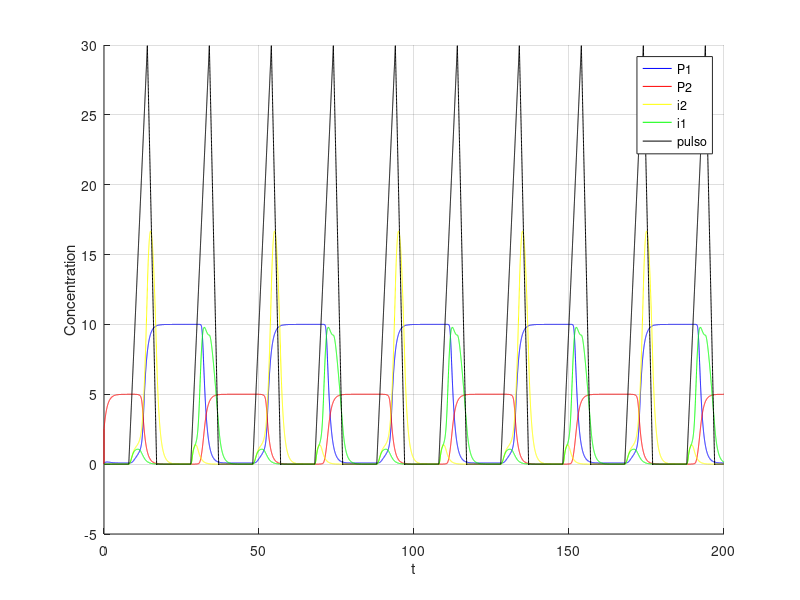

Source code (MATLAB):
clear;

dt=0.01; 
t=0:dt:200; 

%i = 1 ate 20000 

p1 = 0;
p2 = 2.5;
ii1 = 0;
ii2 = 0;

% maximal expression rates
km1 = 1;
km2 = 3;

%dissociation constant
kp1 = 1;
kp2 = 2;

% parametros do collins para os iis
beta2 =3;
gama2 = 4;


p1s = zeros(1, length(t));
p2s = zeros(1, length(t));

% pulso representa uma explosao na concentracao de mRNAs que possuem dois operators
% o primeiro precisa de p1 AND (NOT p2) e o segundo precisa de p2 AND (NOT p1)
pulso = zeros(1, length(t));

i1s = zeros(1, length(t));
i2s = zeros(1, length(t));

alpha1 = 10; alpha2 = 5;
beta = 3;
gama = 4;

p3 = 0;
p3s = zeros(1, length(t));

for i = 2:length(t)
   
   if (mod(i, 2000) >800 && mod(i,2000)<1400)
     pulso(i) = pulso(i-1)+0.05;
   endif
   
   if (mod(i, 2000) >=1400 && mod(i,2000)<1700)
     pulso(i) = pulso(i-1)-0.1;
   endif
  
  div = 1 + p1/kp1 + p2/kp2 + (p1*p2)/(kp1*kp2);
  
  
%  verde, depende do p1 (azul) 
%  dpdt = alpha0 + km1 * pulso(i) * ((1 + p1 / (kp1)) / div) - kd1*ii1;
  dpdt = (    pulso(i) * ((1 + p1 / (kp1)) / div)     /   (1 + (ii2 / (1 + p1s(i) ) ) ^ beta2)   ) - ii1;
  ii1 = dpdt * dt + ii1;
  i1s(i) = ii1; 
  
  
%  amarelo deve ser o primeiro
% usei collins pois precisava que o crescimento de amarelo reprimisse o crescimento do verde.
%  dpdt = alpha0 + km2 * pulso(i) * ((1 + (p2) / (kp2 )) / div) - kd2*ii2;

% (pulso controla a execucao da  AND entre p1 e not p2) -> representa o maximal expression rate de collins           collins  para verde reprimir amarelo
  dpdt = (   pulso(i) * ((1 + p1 / (kp1)) / div)       /              (1 + (ii1 / (1 + p2s(i) ) ) ^ gama2)     ) - ii2;
  ii2 = dpdt * dt + ii2;
  i2s(i) = ii2; 
 
  dpdt = (alpha1 / (1 + (p2 / (1 + i2s(i) ) ) ^ beta )) - p1;
  p1 = dpdt * dt + p1;
  p1s(i) = p1;
  
  dpdt = (alpha2 / (1 + (p1 / (1 + i1s(i)) ) ^ gama)) - p2;
  p2 = dpdt * dt + p2;
  p2s(i) = p2;

endfor

figure;
hold on;
grid on;
%plot(t, p1s, 'b;P1;', t ,p2s, 'r;P2;', t , pulso , 'k;pulso;');
plot(t, p1s, 'b;P1;', t ,p2s, 'r;P2;', t , i2s, 'y;i2;', t ,i1s,'g;i1;', t , pulso , 'k;pulso;');
xlabel('t');
ylabel('Concentration');